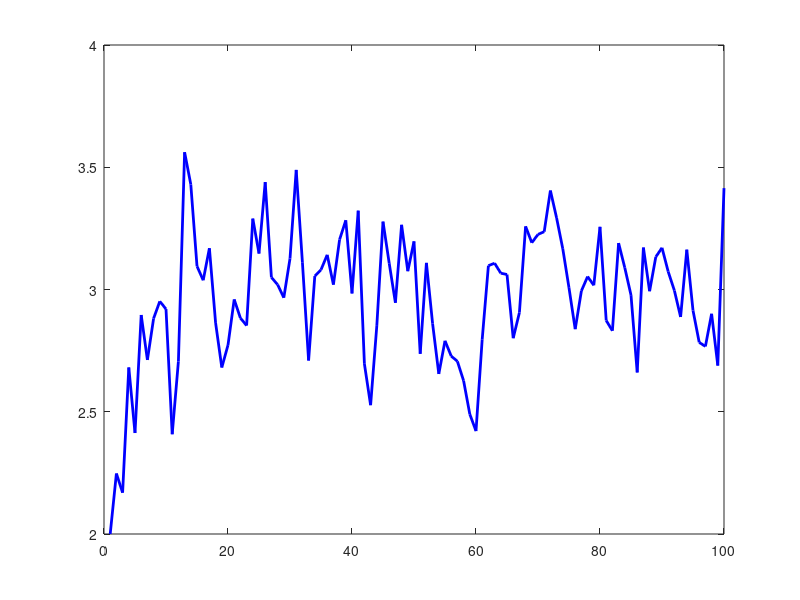

The MATLAB script that drew this image: (Note: this script raises an error after producing the figure.)
clear
% Simulation Parameters
k_max = 100;           % simulation steps
E = zeros(1, k_max);   % battery energy
Es = zeros(1, k_max);  % control input
El = 0.2*ones(1, k_max); % load (disturbance), assumed constant
El = 0.2+0.2*randn(1, k_max);   % Disturbance (load), random

% Initial Conditions
E(1) = 2;               % initial battery level
Eset = 3;               % desired battery level

% Controller Gains (you may tune these)
Kp = 0.5;
Ki = 0.05;

% PI terms
e_prev = 0;
u_prev = 0;
integral_error = 0;

for k = 1:k_max-1
    % Error
    e = Eset - E(k);
    integral_error = integral_error + e;

    % PI controller
    Es(k) = Kp * e + Ki * integral_error;

    % Apply control input to system
    E(k+1) = E(k) + Es(k) - El(k);

    % % Enforce battery constraints
    % if E(k+1) < 1
    %     E(k+1) = 1;
    % elseif E(k+1) > 6
    %     E(k+1) = 6;
    % end
end

% Plot
figure;
plot(1:k_max, E, 'b', 'LineWidth', 2);
hold on;
yline(Eset, '--r', 'Setpoint');
xlabel('Time step (k)');
ylabel('Battery Energy E(k) [kWh]');
title('Battery Energy Regulation with PI Control');
legend('E(k)', 'Setpoint');
grid on;
